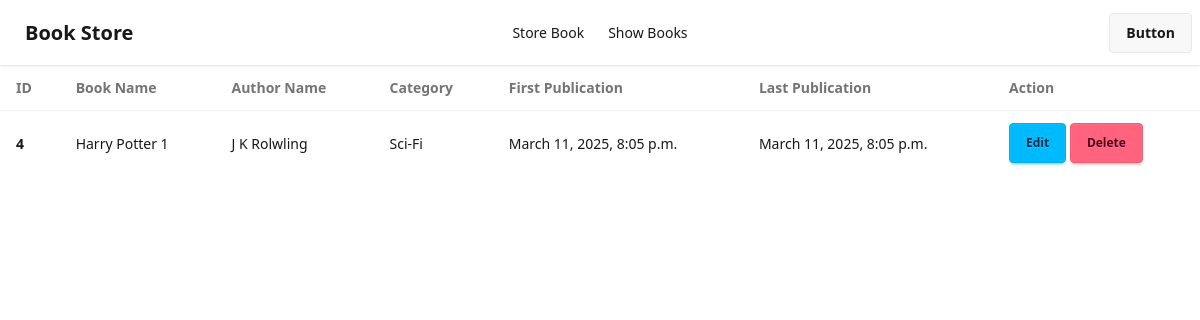
The page /book_details/4/ on the database its author committed.
### book/models.py (models this page shows)
class BookStoreModel(models.Model):
    CATEGORY = (
        ('Mystery', 'Mystery'),
        ('Thriller', 'Thriller'),
        ('Sci-Fi', 'Sci-Fi'),
        ('Humor', 'Humor'),
        ('Horror', 'Horror')
    )
    id = models.IntegerField(primary_key=True)
    book_name = models.CharField(max_length= 30)
    author = models.CharField(max_length= 20)
    category = models.CharField(max_length=30, choices=CATEGORY)
    first_pub = models.DateTimeField(auto_now_add=True)
    last_pub = models.DateTimeField(auto_now=True)

### book/views.py (the view)
# urls.py: path('book_details/<int:id>/', views.BookDetailsView.as_view(), name="book_details"),
class BookDetailsView(DetailView):
    model = BookStoreModel
    template_name = 'book_details.html'
    context_object_name = 'item'
    pk_url_kwarg = 'id'

### book/templates/book_details.html
{% extends "base.html" %}
{% block content %}
<table class="table">
    <thead>
      <tr>
        <th>ID</th>
        <th>Book Name</th>
        <th>Author Name</th>
        <th>Category</th>
        <th>First Publication</th>
        <th>Last Publication</th>
        <th>Action</th>
      </tr>
    </thead>
    <tbody>
      <tr class="hover:bg-base-300">
          <th>{{item.id}}</th>
          <td>{{item.book_name}}</td>
          <td>{{item.author}}</td>
          <td>{{item.category}}</td>
          <td>{{item.first_pub}}</td>
          <td>{{item.last_pub}}</td>
          <td><a href="{% url 'edit_book' pk=item.id %}" class="text-xs btn btn-info">Edit</a> <a class="text-xs btn btn-error" href="{% url 'delete_book' pk=item.id %}">Delete</a> </td>
      </tr>
    </tbody>
  </table>
{% endblock %}

### rows shown on the page
BookStoreModel: id "4", book_name "Harry Potter 1", author "J K Rolwling", category "Sci-Fi", first_pub "March 11, 2025, 8:05 p.m.", last_pub "March 11, 2025, 8:05 p.m."
